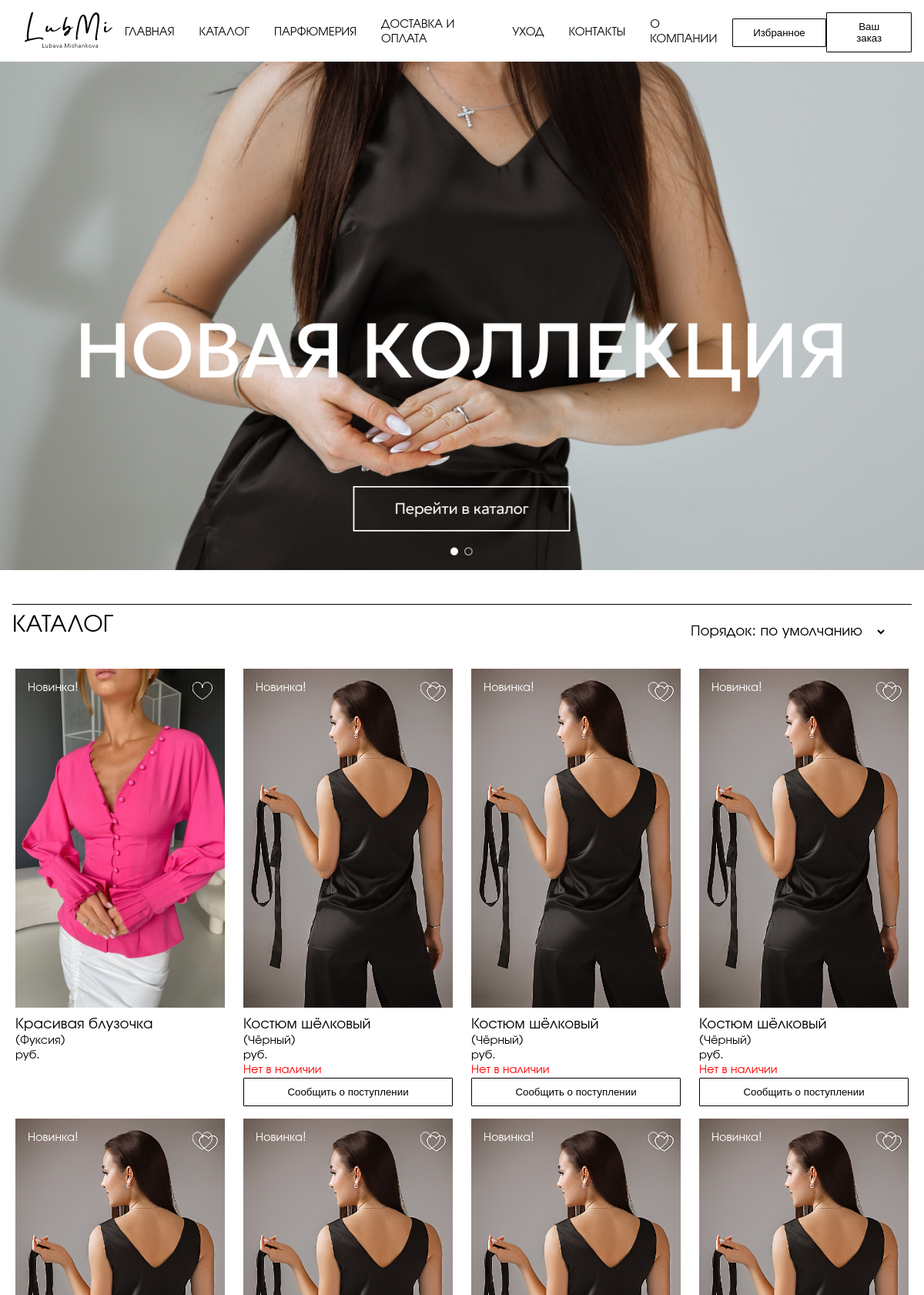
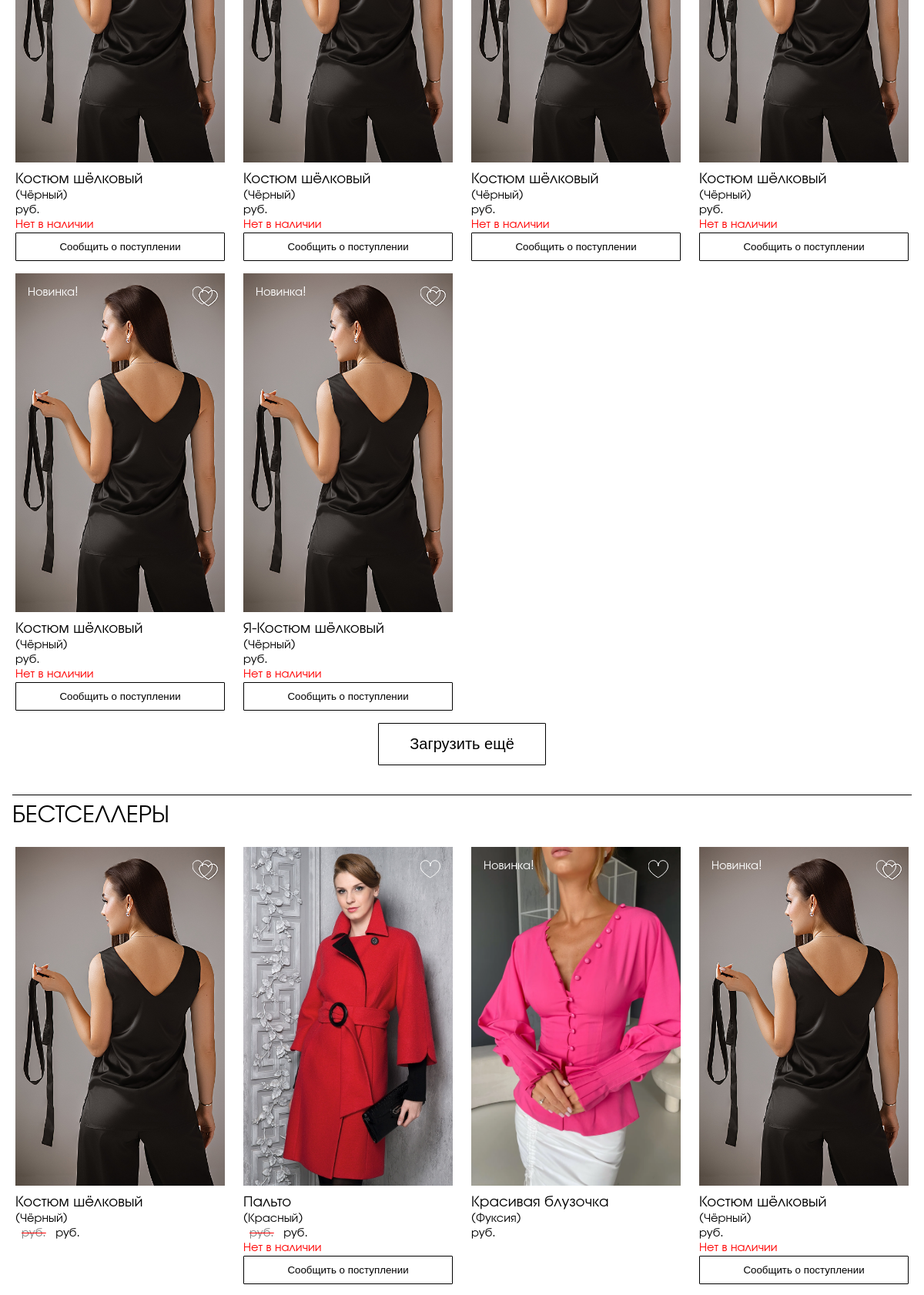
The page /lms/ (upper part) on the database its author committed (2 pictures, top to bottom).
### lms/models.py (models this page shows, shortened)
class DbItem(models.Model):
    created_at = models.DateTimeField(auto_now_add=True)
    updated_at = models.DateTimeField(auto_now=True)
    class Meta:
        abstract: bool = True

class Parameter(DbItem):
    key = models.CharField(primary_key=True, max_length=50)                                     # -- ключ --
    value = models.CharField(max_length=250)                                                    # -- значение --
    in_context = models.BooleanField(default=True)                                              # -- используется в контексте --
    description = models.TextField(null=True, blank=True)                                       # -- описание --
    @staticmethod
    def value_of(key, default=""):
        try:
            return Parameter.objects.get(pk=key).value
        except Parameter.DoesNotExist:
            return default

class Product(DbItem):
    article = models.CharField(primary_key=True, max_length=100, validators=[Tunable.validate_article])     # внутренний артикул
    title = models.CharField(max_length=100)                                                                # название
    slug = models.SlugField(unique=True, max_length=200)                                                    # слаг
    description = models.TextField(null=True, blank=True)                                                   # описание
    color = models.CharField(max_length=50, null=True, blank=True)                                          # цвет
    actual_price = MoneyField(
        max_digits=14,
        decimal_places=2,
        default_currency='RUR',
        validators=[MinValueValidator(0.01)])                                                               # цена
    old_price = MoneyField(
        max_digits=14,
        decimal_places=2,
        default_currency='RUR',
        null=True,
        blank=True,
        validators=[MinValueValidator(0.01)])                                                               # старая цена (до акции), null -- нет акции
    sales_quantity = models.BigIntegerField(default=0, validators=[MinValueValidator(0)])                   # количество продаж
    published_at = models.DateTimeField(null=True, blank=True, default=timezone.now)                        # время публикации(опубликован, если published_at < now())
    categories = models.ManyToManyField(Category, related_name="products")                                  # категории
    class PublishedManager(models.Manager):
        def get_queryset(self):
            return super().get_queryset().exclude(published_at=None).filter(published_at__lte=timezone.now())
    class BestsellersManager(PublishedManager):
        def get_queryset(self):
            return super().get_queryset().order_by('-sales_quantity')
    objects = models.Manager()
    published = PublishedManager()
    bestsellers = BestsellersManager()
    images: QuerySet                                                                            # -- Just for IDE syntax analyzer --
    sizes: QuerySet
    attributes: QuerySet
    orders: QuerySet
    class Meta:
        ordering = ["published_at"]
        indexes = [models.Index(fields=["title"])]
    @property
    def primary_image(self):
        query = self.images.filter(primary=True)
        return query.first() if query.exists() else None
    @property
    def in_stock(self):
        return self.sizes.filter(quantity__gt=0).exists()
    @property
    def novelty(self):
        return (datetime.now().date() - self.published_at.date()).days < 30 if self.published_at else False

class Image(DbItem):
    primary = models.BooleanField()                                                             # основное изображение?
    image = models.ImageField(upload_to='products/%Y/%m/%d')                                    # картинка
    product = models.ForeignKey(Product, related_name="images", on_delete=models.CASCADE)       # товар
    class PrimariesManager(models.Manager):
        def get_queryset(self):
            return super().get_queryset().filter(primary=True)
    objects = models.Manager()
    primaries = PrimariesManager()

### lms/views.py (the view, shortened to what this page needs)
# urls.py: path('', IndexView.as_view(), name='index'),
class IndexView(View):
    page_size = 10
    default_order = 'novelties-first'
    ordering = {
        default_order: ("Порядок: по умолчанию", lambda q: q.order_by('-published_at')),  # TODO -- move labels to parameters! --
        'price-asc': ("Цена: по возрастанию", lambda q: q.order_by('actual_price')),
        'price-dsc': ("Цена: по убыванию", lambda q: q.order_by('-actual_price')),
        'title-asc': ("Название: А-Я", lambda q: q.order_by('title')),
        'title-dsc': ("Название: Я-А", lambda q: q.order_by('-title')),
    }
    @property
    def template_name(self):
        return 'lms/index.html'
    def get(self, request, *_, **__):
        page = request.GET.get('page')
        order = request.GET.get('order')
        order = order if order in IndexView.ordering else IndexView.default_order
        products = IndexView.ordering[order][1](Product.published.all())
        bestsellers = Product.bestsellers.all()
        pd_pgn = Paginator(products, IndexView.page_size)
        bs_pgn = Paginator(bestsellers, IndexView.page_size)
        favorites = CustomerInfo(request).favorites
        if not page:
            return render(request, self.template_name, {
                'page_title': Parameter.value_of("title_main_page", "Главная"),
                'products': pd_pgn.page(1),
                'bestsellers': bs_pgn.page(1),
                'product_pages': pd_pgn.num_pages,
                'bestseller_pages': bs_pgn.num_pages,
                'order': order,
                'order_variants': {order_value: order_item[0] for order_value, order_item in IndexView.ordering.items()},
                'favorites': favorites,
                'scui_form': ShortCustomerInfoForm(),
            })

### customerinfo/customerinfo.py (called while the page is built)
    def _get_or_create_item(self, key, builder, save=False):
        try:
            result = self._info[key]
        except KeyError:
            result = self._info[key] = builder()
            if save:
                self.save()
        return result

    def _get_or_create_favorites(self):
        return self._get_or_create_item("favorites", list)

    @property
    def favorites(self):
        return set(self._get_or_create_favorites())

### lms/processors/processors.py (called while the page is built)
def parameters_processor(_):  # TODO -- dont forget fixtures for params! --
    return {
        f'param_{p.key}': p.value for p in Parameter.objects.filter(in_context=True)
    }

### lms/templates/lms/index.html (shortened to what this page needs)
{% extends "lms/std_page.html" %}
{% load static %}
{% load custom_tags %}
{% block page_header %}
{% include "lms/include/ad-block.html" with static_image="img/bkg-001.jpg" %}
{% endblock %}
{% block page_content %}
{% include "lms/include/catalogue-type-A.html" with title=param_title_catalogue pages=product_pages kind="pd" variants=order_variants selector_id="order-selector" %}
{% include "lms/include/catalogue-type-A.html" with title=param_title_bestsellers products=bestsellers pages=bestseller_pages kind="bs" %}
{% endblock %}

### lms/templates/lms/include/navigation.html
{% load static %}
<nav>
  <a class="logo" href='{% url "lms:index" %}'><img src="{% static 'svg/logo.svg' %}"/></a>
  <a href='{% url "lms:index" %}'>{{param_title_main_page}}</a>
  <a href='{% url "lms:catalogue" %}'>{{param_title_catalogue}}</a>
  <a href='{% url "lms:perfumery" %}'>{{param_title_perfumery}}</a>
  <a href='{% url "lms:delivery" %}'>{{param_title_shipping_and_payment}}</a>
  <a href='{% url "lms:care" %}'>{{param_title_care}}</a>
  <a href='{% url "lms:contacts" %}'>{{param_title_contacts}}</a>
  <a href='{% url "lms:about" %}'>{{param_title_about_company}}</a>
  <button onclick="right_sidebar.show_favorites();">{{param_title_favorites}}</button>
  <button onclick="right_sidebar.show_scart();">{{param_title_shopping_cart}}</button>
</nav>

### lms/templates/lms/include/catalogue-type-A.html (shortened to what this page needs)
{% if variants %}
<h1 class="with-selector">
    <span>{{title}}</span>
    <div class="selector-container">{% include "lms/include/selector.html" %}</div>
</h1>
{% else %}
<h1>{{title}}</h1>
{% endif %}
<div id="{{kind}}-list" class="catalogue">{% include "lms/include/product-list-type-A.html" with card_type="catalogue" %}</div>
{% if pages > 1 %}
<div class="toolbar"><button id="{{kind}}-upd-btn" class="medium" onclick="{{kind}}_update();">{{param_label_load_more}}</button></div>
{% endif %}

### lms/templates/lms/include/product-list-type-A.html
{% for product in products %}
<div>
{% include "lms/include/product-card-type-A.html" with card_type="catalogue" %}
</div>
{% endfor %}

### lms/templates/lms/include/product-card-type-A.html
{% load thumbnail %}
<figure>
  {% with product.primary_image as img %}
  {% if img %}
  {% if card_type == "catalogue" %}
  <div class="p-card-a"
       style="background-image: url('{% thumbnail img.image 220x0 %}');"
       onclick="if(event.eventPhase==event.AT_TARGET) show_product_details('{% url 'lms:product_details' slug=product.slug %}');">
  {% else %}
  <div class="p-card-a details"
       style="background-image: url('{% thumbnail img.image 220x0 %}');">
  {% endif%}
    {% if product.novelty %}
    <label class="white">{{param_label_novelty}}</label>
    {% endif %}
    {% if product.article in favorites %}
    {% include "lms/include/heart.html" with checked="checked" %}
    {% else %}
    {% include "lms/include/heart.html" with checked="unchecked" %}
    {% endif %}
  </div>
  {% else %}
  <div class="p-card-a">
    <h3>Изображение отсутствует</h3>
  </div>
  {% endif %}
  {% endwith %}
  {% if card_type == "catalogue" %}
  <figcaption>
  {% include "lms/include/product-description.html" %}
  </figcaption>
  {% endif %}
</figure>

### lms/templates/lms/include/heart.html (shortened to what this page needs)
<label class="heart">
</label>

### lms/templates/lms/include/product-description.html (shortened to what this page needs)
{% load custom_tags %}
{% if card_type == "catalogue" %}
<span class="like-title">{{product.title}}</span><br/>
({{product.color|default:param_message_color_missed}})<br/>
{% if product.old_price %}<span class="old_price">{{product.old_price.amount}} {{param_label_currency}}</span>{% endif %}{{product.actual_price.amount}} {{param_label_currency}}<br/>
{% if not product.in_stock %}<span class="red">{{param_label_not_available}}<br/></span><button class="w-100" onclick="notify_delivery('{{product.article}}')">{{param_label_notify_delivery}}</button>{% endif %}
{% else %}
<p>TODO Исправить! Неизвестный тип карточки!</p>
{% endif %}

### lms/static/css/lms.css (style rules this page uses)
:root { --LeadingHeight: 3rem; --FooterHeight: 3rem; --DefPadding: 1em; --Fonts: 'URW Gothic', helvetica, sans-serif; --ZixContent: 10; --ZixLeading: 20; --ZixPanels: 30; --ZixTop: 40; --CatItemWidth: 17rem; --ScartFigWidth: 7rem; --HeartSize: 1.6rem; --Gap: var(--DefPadding); --NarrowPageWidth: 60rem; }
* { outline: 0; -webkit-user-select: none; -khtml-user-select: none; -moz-user-select: none; -ms-user-select: none; user-select: none; }
body, aside, .content, .leading { margin: 0; padding: 0; font-family: var(--Fonts); }
.leading > nav { width: 100%; display: flex; flex-direction: row; align-items: center; justify-content: space-between; }
.leading > nav > a { margin-left: 1rem; margin-right: 1rem; text-decoration: none; text-transform: uppercase; color: black; }
.leading > nav > a.logo { margin-right: auto; }
.leading > nav > a > img, a.logo > img { height: calc(var(--LeadingHeight) * 0.95); }
.with-selector { display :flex; flex-flow :row; }
.selector-container { margin-left :auto; margin-right: 2rem; }
.catalogue { display: grid; grid-template-columns: repeat(auto-fit, minmax(var(--CatItemWidth), 1fr)); gap: var(--Gap); }
.catalogue > * { display: flex; flex-flow: column; place-items: center; }
.catalogue > * > * { max-width: calc(var(--CatItemWidth)); min-width: calc(var(--CatItemWidth)); }
figure { margin: 0; }
figcaption { margin-top: 10px; }
.p-card-a { display: flex; flex-flow: row; background-size: cover; background-position: center center; background-repeat: no-repeat; max-height: calc(var(--CatItemWidth) * 1.5); min-height: calc(var(--CatItemWidth) * 1.5); padding: var(--DefPadding) }
.heart { margin-left: auto; max-height: calc(1.2 * var(--HeartSize)); }
h1 { font-weight:normal; border-top: 1px solid black; padding: 0.5rem 0 0 0; }
h1, h2, h3, h4, h5, h6 { text-transform: uppercase; }
.old_price { text-decoration: line-through red; color: gray; margin-right: 0.5rem; margin-left: 0.5rem; }
.toolbar { background: none; display: flex; flex-flow: column; place-items: center; padding: var(--DefPadding) }
.like-title { font-size: 1.25rem; }
.white { color: white; }
.red { color: red; }
.w-100 { width: 100%; }
button, input[type="submit"] { border: solid black thin; border-radius: 1px; color: black; background: none; box-shadow: none; padding: calc(0.75 * var(--DefPadding)) calc(2 * var(--DefPadding)); cursor: pointer; text-decoration: none; }
button.medium, input[type="submit"].medium { font-size: 1.25rem; }

### rows shown on the page
Parameter: value "ГЛАВНАЯ"
Parameter: value "КАТАЛОГ"
Parameter: value "ПАРФЮМЕРИЯ"
Parameter: value "ДОСТАВКА И ОПЛАТА"
Parameter: value "УХОД"
Parameter: value "КОНТАКТЫ"
Parameter: value "О КОМПАНИИ"
Parameter: value "Избранное"
Parameter: value "Ваш заказ"
Product: image (picture), title "Красивая блузочка", color "Фуксия"
Parameter: value "Новинка!"
Parameter: value "руб."
Product: image (picture), title "Костюм шёлковый", color "Чёрный"
Parameter: value "Нет в наличии"
Parameter: value "Сообщить о поступлении"
Product: image (picture), title "Костюм шёлковый", color "Чёрный"
Product: image (picture), title "Костюм шёлковый", color "Чёрный"
Product: image (picture), title "Костюм шёлковый", color "Чёрный"
Product: image (picture), title "Костюм шёлковый", color "Чёрный"
Product: image (picture), title "Костюм шёлковый", color "Чёрный"
Product: image (picture), title "Костюм шёлковый", color "Чёрный"
Product: image (picture), title "Костюм шёлковый", color "Чёрный"
Product: image (picture), title "Я-Костюм шёлковый", color "Чёрный"
Parameter: value "Загрузить ещё"
Parameter: value "БЕСТСЕЛЛЕРЫ"
Product: image (picture), title "Костюм шёлковый", color "Чёрный"
Product: image (picture), title "Пальто", color "Красный"

### other values the page prints
form field value "Порядок: по умолчанию"
